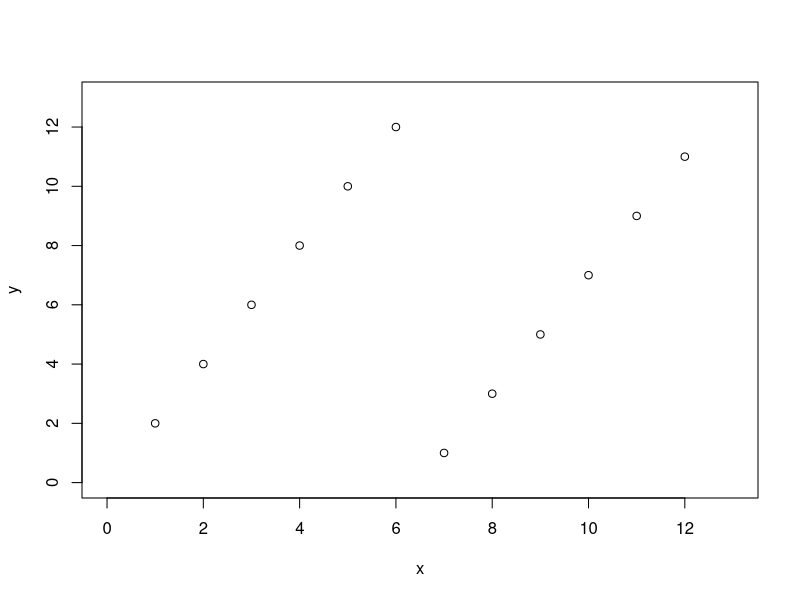

Write the R code that produced this figure.
x = c(1, 2, 4, 8, 3, 6, 12, 11, 9, 5, 10, 7)
y = c(2, 4, 8, 3, 6, 12, 11, 9, 5, 10, 7, 1)

plot(x, y, xlim = c(0, 13), ylim = c(0,13))